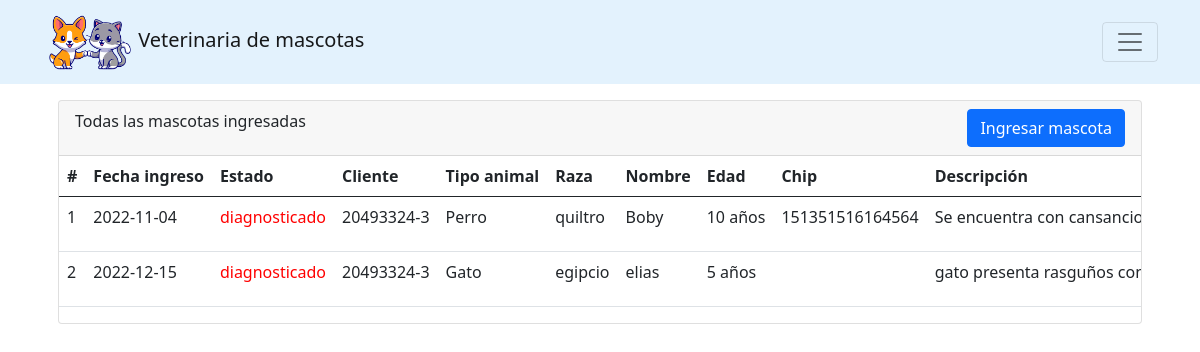
The page /mascotas (signed in) on the database as committed earlier.
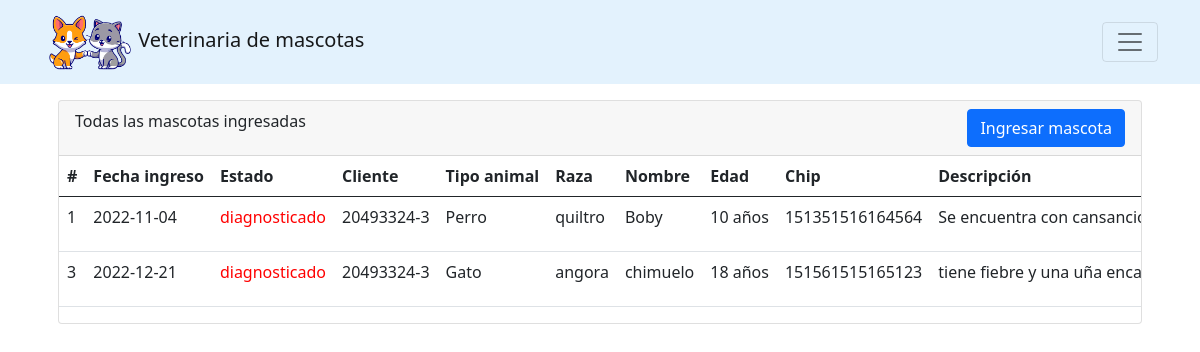
The same page on the database as committed later.
### tables this page shows
CREATE TABLE animal (id INTEGER PRIMARY KEY AUTOINCREMENT, a_nombre VARCHAR (1, 45) NOT NULL, tipo_animal_id VARCHAR REFERENCES tipo_animal (tipo) NOT NULL, raza VARCHAR NOT NULL, edad VARCHAR NOT NULL, chip VARCHAR (15, 15), descripcion VARCHAR NOT NULL, ingreso DATETIME NOT NULL, cliente_id INT REFERENCES cliente (id) NOT NULL, estado_animal_id INT REFERENCES estado_animal (id) DEFAULT (1));

CREATE TABLE estado_animal (id INTEGER PRIMARY KEY AUTOINCREMENT, estado VARCHAR NOT NULL);

CREATE TABLE cliente (id INTEGER PRIMARY KEY AUTOINCREMENT, name VARCHAR NOT NULL, apellido VARCHAR NOT NULL, cli_rut VARCHAR NOT NULL, telefono VARCHAR NOT NULL, direccion VARCHAR NOT NULL, email VARCHAR UNIQUE NOT NULL);

CREATE TABLE tipo_animal (id INTEGER PRIMARY KEY AUTOINCREMENT, tipo VARCHAR NOT NULL);

### index.py (the view)
@app.route("/mascotas", methods=['GET']) #decorador
@validar_sesion
def mascotas():
    conn = get_db_connection()
    mascotas = conn.execute('select * from get_animal_all').fetchall();
    return render_template("mascotas.html", items = mascotas)

### index.py (called while the page is built)
def get_db_connection():
    conn = sqlite3.connect('mywebsite/instance/database.sqlite')
    conn.row_factory = sqlite3.Row
    return conn

### templates/mascotas.html (shortened to what this page needs)
{%extends 'layout.html'%}
{% block body%}
<div class="container ">
    <div class="card m-3">
        <div class="card-header">
            <div class="row">
                <div class="col-sm-6">
                    Todas las mascotas ingresadas
                </div>
                <div class="col-sm-6" style="text-align: right;">
                    <a class="btn btn-primary" href="/mascotas/crear">Ingresar mascota</a>
                </div>
            </div>
        </div>
        <div class="card-body table-responsive p-0">
            <table class="table table-head-fixed text-nowrap">
                <thead>
                    <tr>
                        <th>#</th>
                        <th>Fecha ingreso</th>
                        <th>Estado</th>
                        <th>Cliente</th>
                        <th>Tipo animal</th>
                        <th>Raza</th>
                        <th>Nombre</th>
                        <th>Edad</th>
                        <th>Chip</th>
                        <th>Descripción</th>
                    </tr>
                </thead>
                <tbody>
                    {% if items|length > 0%}
                    {% for item in items %}
                    <tr>
                        <td>{{item.id}}</td>
                        <td>{{item.ingreso}}</td>
                        <td class="{{item.td_class}}">{{item.estado}}</td>
                        <td>{{item.cli_rut}}</td>
                        <td>{{item.tipo}}</td>
                        <td>{{item.raza}}</td>
                        <td>{{item.a_nombre}}</td>
                        <td>{{item.edad}}</td>
                        <td>{{item.chip}}</td>
                        <td>{{item.descripcion}}</td>
                    </tr>
                    {% endfor %}
                    {% else %}
                    <tr style="text-align: center;">
                        <td colspan="10">No existen datos ingresados.</td>
                    </tr>
                    {% endif %}
                </tbody>
            </table>
        </div>
    </div>
</div>
{% endblock %}

Rows that differ between the two databases and show on the page:
removed animal: id "2", ingreso "2022-12-15", estado "diagnosticado", cli_rut "20493324-3", tipo "Gato", raza "egipcio", a_nombre "elias", edad "5 años", descripcion "gato presenta rasguños…"
added animal: id "3", ingreso "2022-12-21", estado "diagnosticado", cli_rut "20493324-3", tipo "Gato", raza "angora", a_nombre "chimuelo", edad "18 años", chip "151561515165123", descripcion "tiene fiebre y una uña…"
